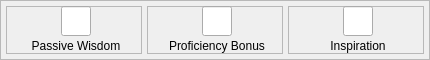
        <widget class="QFrame" name="d20BonusBox">
         <property name="geometry">
          <rect>
           <x>502</x>
           <y>127</y>
           <width>430</width>
           <height>60</height>
          </rect>
         </property>
         <property name="styleSheet">
          <string notr="true">font: 12pt &quot;Eberron&quot;;</string>
         </property>
         <property name="frameShape">
          <enum>QFrame::StyledPanel</enum>
         </property>
         <property name="frameShadow">
          <enum>QFrame::Raised</enum>
         </property>
         <layout class="QHBoxLayout" name="horizontalLayout">
          <property name="spacing">
           <number>5</number>
          </property>
          <property name="leftMargin">
           <number>5</number>
          </property>
          <property name="topMargin">
           <number>5</number>
          </property>
          <property name="rightMargin">
           <number>5</number>
          </property>
          <property name="bottomMargin">
           <number>5</number>
          </property>
          <item>
           <widget class="QFrame" name="passivewisdomBox">
            <property name="minimumSize">
             <size>
              <width>0</width>
              <height>0</height>
             </size>
            </property>
            <property name="styleSheet">
             <string notr="true">font: 12pt &quot;Eberron&quot;;</string>
            </property>
            <property name="frameShape">
             <enum>QFrame::StyledPanel</enum>
            </property>
            <property name="frameShadow">
             <enum>QFrame::Raised</enum>
            </property>
            <widget class="QLineEdit" name="passivewisdom">
             <property name="geometry">
              <rect>
               <x>55</x>
               <y>0</y>
               <width>30</width>
               <height>30</height>
              </rect>
             </property>
             <property name="accessibleName">
              <string>passiveWisdom</string>
             </property>
             <property name="styleSheet">
              <string notr="true">font: 12pt &quot;Eberron&quot;;</string>
             </property>
             <property name="text">
              <string/>
             </property>
             <property name="maxLength">
              <number>2</number>
             </property>
             <property name="alignment">
              <set>Qt::AlignCenter</set>
             </property>
            </widget>
            <widget class="QLabel" name="passivewisdomLabel">
             <property name="geometry">
              <rect>
               <x>0</x>
               <y>30</y>
               <width>140</width>
               <height>20</height>
              </rect>
             </property>
             <property name="toolTip">
              <string>Мудрость, пассивная</string>
             </property>
             <property name="styleSheet">
              <string notr="true">font: 12pt &quot;Eberron&quot;;</string>
             </property>
             <property name="text">
              <string>Passive Wisdom</string>
             </property>
             <property name="alignment">
              <set>Qt::AlignCenter</set>
             </property>
             <property name="wordWrap">
              <bool>true</bool>
             </property>
             <property name="indent">
              <number>0</number>
             </property>
             <property name="textInteractionFlags">
              <set>Qt::NoTextInteraction</set>
             </property>
            </widget>
           </widget>
          </item>
          <item>
           <widget class="QFrame" name="proficiencyBonusBox">
            <property name="styleSheet">
             <string notr="true">font: 12pt &quot;Eberron&quot;;</string>
            </property>
            <property name="frameShape">
             <enum>QFrame::StyledPanel</enum>
            </property>
            <property name="frameShadow">
             <enum>QFrame::Raised</enum>
            </property>
            <widget class="QLineEdit" name="proficiencyField">
             <property name="geometry">
              <rect>
               <x>55</x>
               <y>0</y>
               <width>30</width>
               <height>30</height>
              </rect>
             </property>
             <property name="accessibleName">
              <string>proficiencyBonus</string>
             </property>
             <property name="styleSheet">
              <string notr="true">font: 12pt &quot;Eberron&quot;;</string>
             </property>
             <property name="text">
              <string/>
             </property>
             <property name="maxLength">
              <number>2</number>
             </property>
             <property name="alignment">
              <set>Qt::AlignCenter</set>
             </property>
            </widget>
            <widget class="QLabel" name="proficiencyLabel">
             <property name="geometry">
              <rect>
               <x>0</x>
               <y>30</y>
               <width>140</width>
               <height>20</height>
              </rect>
             </property>
             <property name="styleSheet">
              <string notr="true">font: 12pt &quot;Eberron&quot;;</string>
             </property>
             <property name="text">
              <string>Proficiency Bonus</string>
             </property>
             <property name="alignment">
              <set>Qt::AlignCenter</set>
             </property>
             <property name="indent">
              <number>0</number>
             </property>
             <property name="textInteractionFlags">
              <set>Qt::NoTextInteraction</set>
             </property>
            </widget>
           </widget>
          </item>
          <item>
           <widget class="QFrame" name="insirationBox">
            <property name="styleSheet">
             <string notr="true">font: 12pt &quot;Eberron&quot;;</string>
            </property>
            <property name="frameShape">
             <enum>QFrame::StyledPanel</enum>
            </property>
            <property name="frameShadow">
             <enum>QFrame::Raised</enum>
            </property>
            <widget class="QLineEdit" name="inspirationField">
             <property name="geometry">
              <rect>
               <x>55</x>
               <y>0</y>
               <width>30</width>
               <height>30</height>
              </rect>
             </property>
             <property name="accessibleName">
              <string>inspiration</string>
             </property>
             <property name="styleSheet">
              <string notr="true">font: 12pt &quot;Eberron&quot;;</string>
             </property>
             <property name="text">
              <string/>
             </property>
             <property name="maxLength">
              <number>2</number>
             </property>
             <property name="alignment">
              <set>Qt::AlignCenter</set>
             </property>
            </widget>
            <widget class="QLabel" name="inspirationLabel">
             <property name="geometry">
              <rect>
               <x>0</x>
               <y>30</y>
               <width>140</width>
               <height>20</height>
              </rect>
             </property>
             <property name="styleSheet">
              <string notr="true">font: 12pt &quot;Eberron&quot;;</string>
             </property>
             <property name="text">
              <string>Inspiration</string>
             </property>
             <property name="alignment">
              <set>Qt::AlignCenter</set>
             </property>
             <property name="indent">
              <number>0</number>
             </property>
             <property name="textInteractionFlags">
              <set>Qt::NoTextInteraction</set>
             </property>
            </widget>
           </widget>
          </item>
         </layout>
        </widget>
